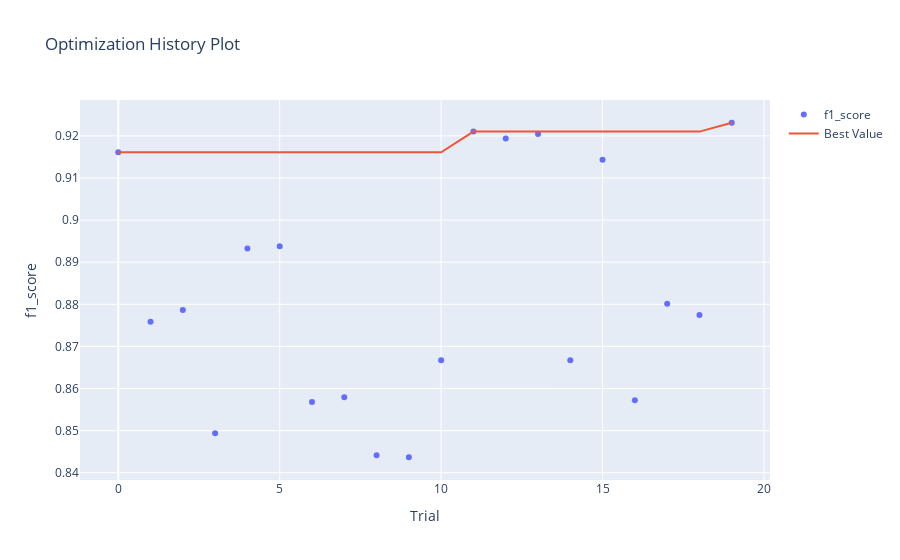

Source (notebook cell):
### Code cell
optuna.visualization.is_available()
optuna.visualization.plot_optimization_history(study, target_name="f1_score")

### Figure 1 — Plotly figure (JSON) as saved in the notebook; plotly's stock layout.template omitted (floating-point values rounded to 4 significant figures)
{"data": [{"mode": "markers", "name": "f1_score", "type": "scatter", "x": [0, 1, 2, 3, 4, 5, 6, 7, 8, 9, 10, 11, 12, 13, 14, 15, 16, 17, 18, 19], "y": [0.9161, 0.8759, 0.8786, 0.8494, 0.8933, 0.8938, 0.8568, 0.8579, 0.8441, 0.8437, 0.8667, 0.921, 0.9194, 0.9204, 0.8667, 0.9143, 0.8572, 0.8801, 0.8775, 0.9231]}, {"name": "Best Value", "type": "scatter", "x": [0, 1, 2, 3, 4, 5, 6, 7, 8, 9, 10, 11, 12, 13, 14, 15, 16, 17, 18, 19], "y": [0.9161, 0.9161, 0.9161, 0.9161, 0.9161, 0.9161, 0.9161, 0.9161, 0.9161, 0.9161, 0.9161, 0.921, 0.921, 0.921, 0.921, 0.921, 0.921, 0.921, 0.921, 0.9231]}], "layout": {"title": {"text": "Optimization History Plot"}, "xaxis": {"title": {"text": "Trial"}}, "yaxis": {"title": {"text": "f1_score"}}}}
